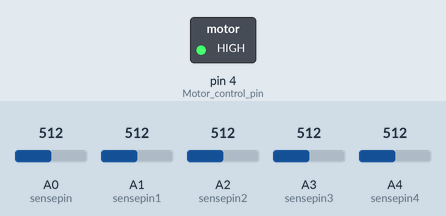
This sketch was run on a simulated Arduino Uno, built with avr-gcc and run on an emulated ATmega328P. Shown: switched loads named in the sketch (green lamp = pin HIGH). The inputs (shaded band) are chosen by the test bench; at power-on: A1 (sensepin1) = 512, A0 (sensepin) = 512, A2 (sensepin2) = 512, A3 (sensepin3) = 512, A4 (sensepin4) = 512. No radio packets arrive unless stated.

Above: at 1.2 s.
1.3 s: A1 (sensepin1) set to 493
At 2.5 s:
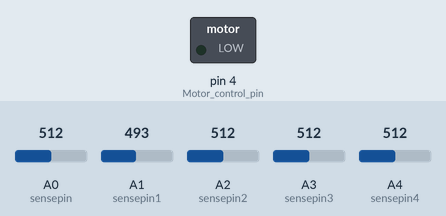
2.8 s: A1 (sensepin1) set to 510
At 4.0 s:
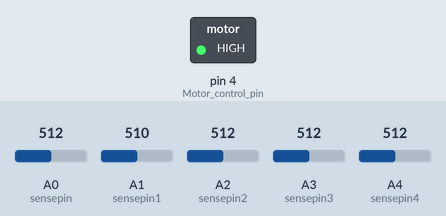
4.3 s: A1 (sensepin1) set to 490
At 5.6 s:
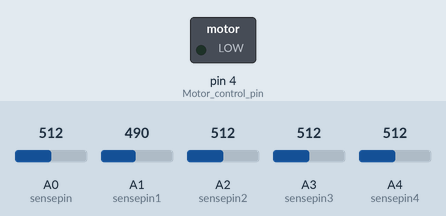
Timing chart, 0 to 7.3 s (numbered marks = the images above; inputs shaded):
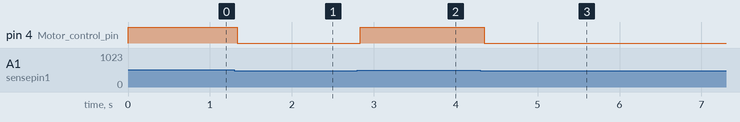

Measured:
- the behaviour switches between 500 and 499 on A1 (sensepin1) (found by bisection; images 0 and 1)
- after the input at 1.3 s, pin 4 (Motor_control_pin): HIGH → LOW at once
- after the input at 2.8 s, pin 4 (Motor_control_pin): LOW → HIGH at once
- after the input at 4.3 s, pin 4 (Motor_control_pin): HIGH → LOW after 0.05 s

The sketch:

Transmiter_Part.ino
```cpp
// (licence header left out)
// Define analog sensor pins
int sensepin = A0;
int sensepin1 = A1;
int sensepin2 = A2;
int sensepin3 = A3;
int sensepin4 = A4;

int mois;

#include <VirtualWire.h>

void setup() {
  // Initialize the IO and ISR
  pinMode(4, OUTPUT);    // Motor control pin
  digitalWrite(4, LOW);  // Initially turn off the motor
  analogReference(DEFAULT);
  vw_setup(2000);  // Bits per second for VirtualWire
}

void loop() {
  // Check rain sensor reading
  if (analogRead(sensepin1) < 500) {                                                                                                       // If rain is detected
    digitalWrite(4, LOW);                                                                                                                  // Turn off motor
    send("rain");                                                                                                                          // Send "rain" message
  } else {                                                                                                                                 // If no rain
    if (analogRead(sensepin) > 500 && analogRead(sensepin2) > 500 && analogRead(sensepin3) > 500 && analogRead(sensepin4) > 500) {         // If no moisture
      digitalWrite(4, HIGH);                                                                                                               // Turn on motor
      send("nmoi");                                                                                                                        // Send "nmoi" message (no moisture)
    } else if (analogRead(sensepin) < 500 && analogRead(sensepin2) < 500 && analogRead(sensepin3) < 500 && analogRead(sensepin4) < 500) {  // If moisture detected
      digitalWrite(4, LOW);                                                                                                                // Turn off motor
      send("ymoi");                                                                                                                        // Send "ymoi" message (yes moisture)
    }
  }
}

void send(char *message) {
  vw_send((uint8_t *)message, strlen(message));
  vw_wait_tx();  // Wait until the whole message is sent
}
```
